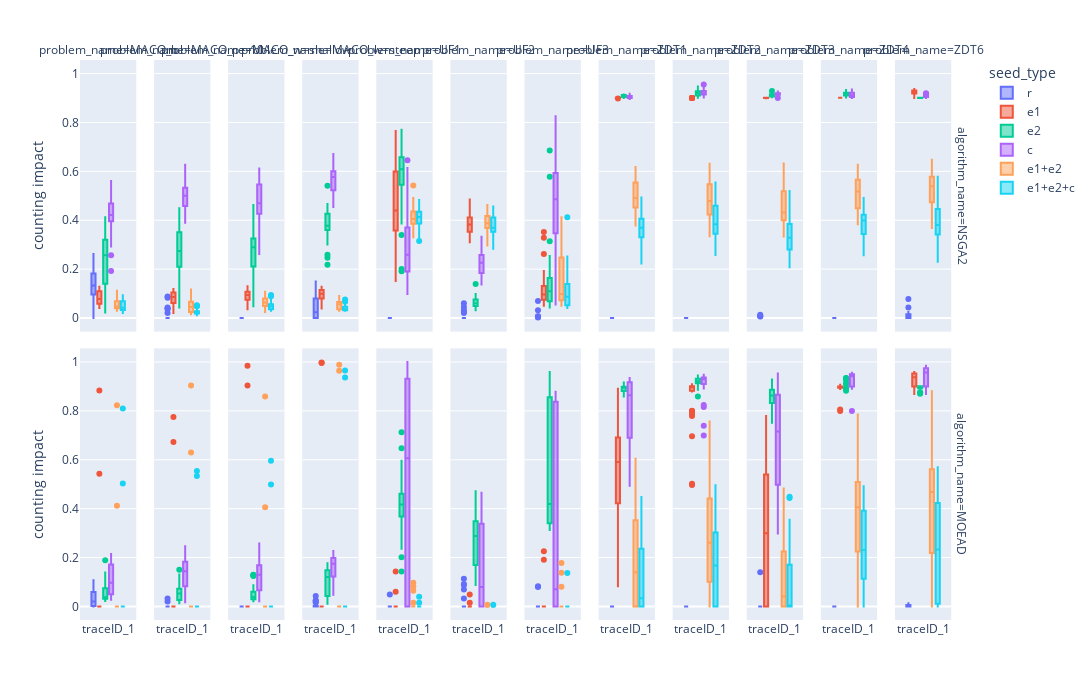
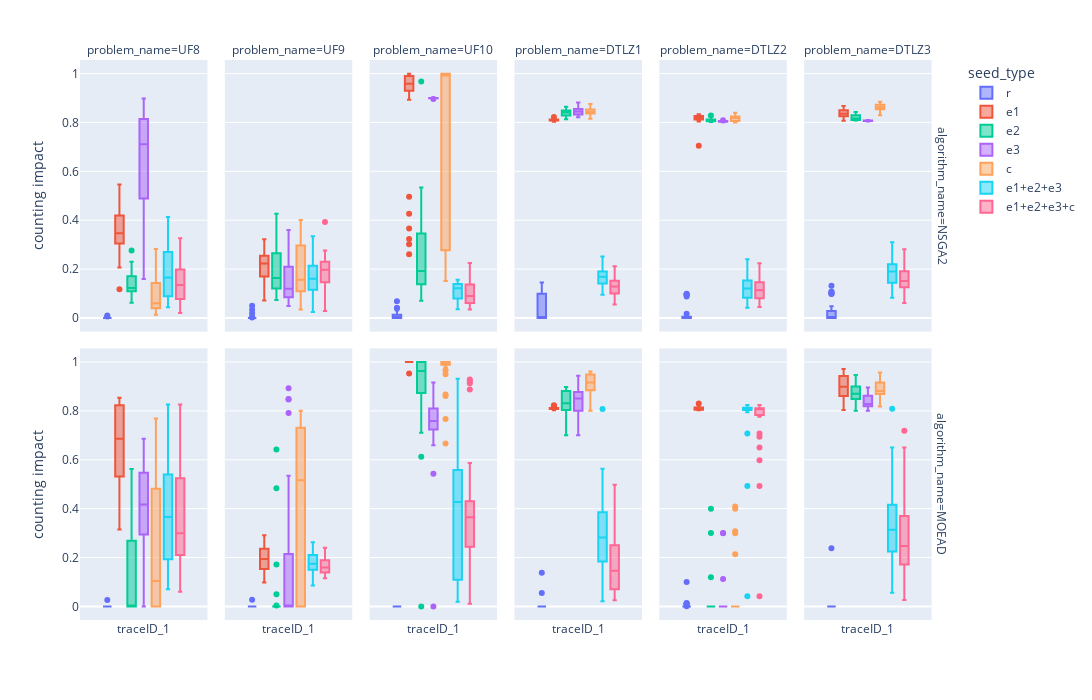

The cell these charts' notebook holds for them, in order:
### Code cell
import pandas as pd
import plotly.express as px

def plot_CI_data(filtered_df):
    fig = px.box(
        filtered_df,
        color="seed_type",
        facet_col="problem_name",
        facet_row="algorithm_name",
        labels={
                "value": "counting impact",
                "variable": "",
                "percentage_of_optimal_genes": "% optimal genes",
                "traceID_1" : "seed ind"
            },
        title="",
        height=700, width=2100
        )
    #fig.write_image("../figures/rosenbrock_genome_vs_fitness_impact.pdf")
    fig.show()

gen = 100

ci_df = ci_d2_df#pd.concat([ci_d2_df, ci_d3_df])
ci_df = ci_df[ci_df.generation == gen]
ci_df['random_population'] = ci_df[["traceID_"+str(i) for i in range(2, 92)]].sum(axis=1) #91 = pop_size

#current_df = ci_df[['traceID_1', 'random_population', 'traceID_m', 'algorithm_name', 'problem_name', "seed_type"]]
current_df = ci_df[['traceID_1', 'algorithm_name', 'problem_name', "seed_type"]] #first seed only
plot_CI_data(current_df)


ci_df = ci_d3_df#pd.concat([ci_d2_df, ci_d3_df])
ci_df = ci_df[ci_df.generation == gen]
ci_df['random_population'] = ci_df[["traceID_"+str(i) for i in range(2, 92)]].sum(axis=1) #91 = pop_size

#current_df = ci_df[['traceID_1', 'random_population', 'traceID_m', 'algorithm_name', 'problem_name', "seed_type"]]
current_df = ci_df[['traceID_1', 'algorithm_name', 'problem_name', "seed_type"]] #first seed only
plot_CI_data(current_df)
